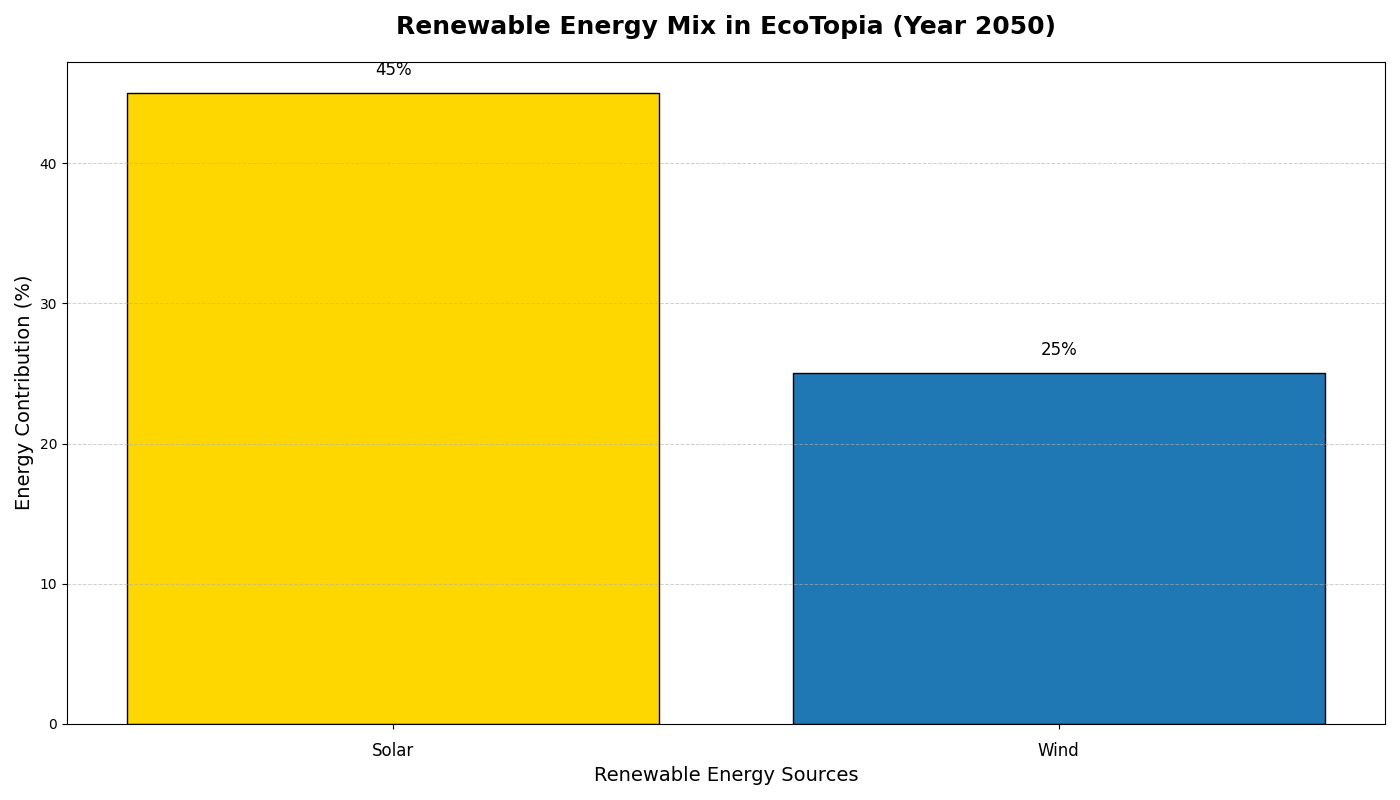

Python code for this plot:
import matplotlib.pyplot as plt
import numpy as np

# Data setup
energy_sources = ['Solar', 'Wind']
energy_contribution = np.array([45, 25])

# Define colors for each source
colors = ['#FFD700', '#1f77b4']

# Create the figure and axis objects
fig, ax = plt.subplots(figsize=(14, 8))

# Creating the vertical bar chart
bars = ax.bar(energy_sources, energy_contribution, color=colors, edgecolor='black')

# Adding titles and labels
ax.set_title('Renewable Energy Mix in EcoTopia (Year 2050)', fontsize=18, fontweight='bold', pad=20)
ax.set_xlabel('Renewable Energy Sources', fontsize=14)
ax.set_ylabel('Energy Contribution (%)', fontsize=14)

# Annotating each bar with the percentage value
for bar, contribution in zip(bars, energy_contribution):
    height = bar.get_height()
    ax.text(bar.get_x() + bar.get_width() / 2, height + 1, f'{height}%', va='bottom', ha='center', fontsize=12, color='black')

# Customizing the x-axis
ax.set_xticks(np.arange(len(energy_sources)))
ax.set_xticklabels(energy_sources, fontsize=12)
ax.tick_params(axis='x', which='major', pad=10)

# Adding grid to the y-axis
ax.yaxis.grid(True, linestyle='--', linewidth=0.7, alpha=0.6)

# Automatically adjust the layout to prevent overlapping
plt.tight_layout()

# Display the plot
plt.show()
